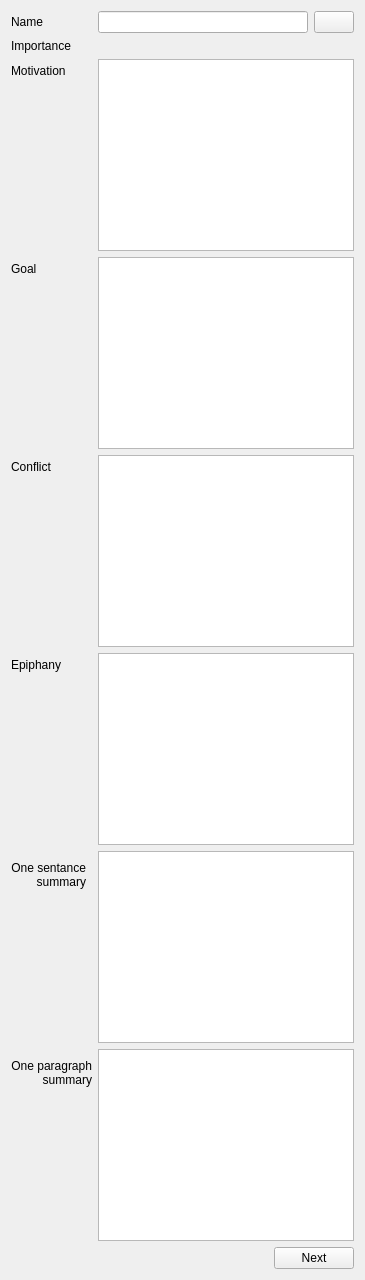
           <widget class="QWidget" name="infos">
            <attribute name="title">
             <string>Basic infos</string>
            </attribute>
            <layout class="QFormLayout" name="formLayout">
             <property name="fieldGrowthPolicy">
              <enum>QFormLayout::ExpandingFieldsGrow</enum>
             </property>
             <item row="0" column="0">
              <widget class="QLabel" name="label_3">
               <property name="text">
                <string>Name</string>
               </property>
              </widget>
             </item>
             <item row="1" column="0">
              <widget class="QLabel" name="label_18">
               <property name="text">
                <string>Importance</string>
               </property>
              </widget>
             </item>
             <item row="2" column="0">
              <widget class="QLabel" name="label_4">
               <property name="text">
                <string>Motivation</string>
               </property>
              </widget>
             </item>
             <item row="2" column="1">
              <widget class="QPlainTextEdit" name="txtPersoMotivation"/>
             </item>
             <item row="3" column="0">
              <widget class="QLabel" name="label_5">
               <property name="text">
                <string>Goal</string>
               </property>
              </widget>
             </item>
             <item row="3" column="1">
              <widget class="QPlainTextEdit" name="txtPersoGoal"/>
             </item>
             <item row="4" column="0">
              <widget class="QLabel" name="label_6">
               <property name="text">
                <string>Conflict</string>
               </property>
              </widget>
             </item>
             <item row="4" column="1">
              <widget class="QPlainTextEdit" name="txtPersoConflict"/>
             </item>
             <item row="5" column="0">
              <widget class="QLabel" name="label_7">
               <property name="text">
                <string>Epiphany</string>
               </property>
              </widget>
             </item>
             <item row="5" column="1">
              <widget class="QPlainTextEdit" name="txtPersoEpiphany"/>
             </item>
             <item row="6" column="0">
              <widget class="QLabel" name="label_24">
               <property name="text">
                <string>&lt;html&gt;&lt;head/&gt;&lt;body&gt;&lt;p align=&quot;right&quot;&gt;One sentance&lt;br/&gt;summary&lt;/p&gt;&lt;/body&gt;&lt;/html&gt;</string>
               </property>
              </widget>
             </item>
             <item row="6" column="1">
              <widget class="QPlainTextEdit" name="txtPersoSummarySentance"/>
             </item>
             <item row="7" column="0">
              <widget class="QLabel" name="label_8">
               <property name="text">
                <string>&lt;html&gt;&lt;head/&gt;&lt;body&gt;&lt;p align=&quot;right&quot;&gt;One paragraph&lt;br/&gt;summary&lt;/p&gt;&lt;/body&gt;&lt;/html&gt;</string>
               </property>
              </widget>
             </item>
             <item row="7" column="1">
              <widget class="QPlainTextEdit" name="txtPersoSummaryPara"/>
             </item>
             <item row="8" column="1">
              <layout class="QHBoxLayout" name="horizontalLayout_21">
               <item>
                <spacer name="horizontalSpacer_3">
                 <property name="orientation">
                  <enum>Qt::Horizontal</enum>
                 </property>
                 <property name="sizeHint" stdset="0">
                  <size>
                   <width>40</width>
                   <height>20</height>
                  </size>
                 </property>
                </spacer>
               </item>
               <item>
                <widget class="QPushButton" name="btnStepFour">
                 <property name="text">
                  <string>Next</string>
                 </property>
                 <property name="icon">
                  <iconset theme="go-next">
                   <normaloff/>
                  </iconset>
                 </property>
                </widget>
               </item>
              </layout>
             </item>
             <item row="1" column="1">
              <widget class="sldImportance" name="sldPersoImportance" native="true">
               <property name="sizePolicy">
                <sizepolicy hsizetype="Expanding" vsizetype="Preferred">
                 <horstretch>0</horstretch>
                 <verstretch>0</verstretch>
                </sizepolicy>
               </property>
              </widget>
             </item>
             <item row="0" column="1">
              <layout class="QHBoxLayout" name="horizontalLayout_3">
               <item>
                <widget class="QLineEdit" name="txtPersoName"/>
               </item>
               <item>
                <widget class="QPushButton" name="btnPersoColor">
                 <property name="text">
                  <string/>
                 </property>
                </widget>
               </item>
              </layout>
             </item>
            </layout>
           </widget>
